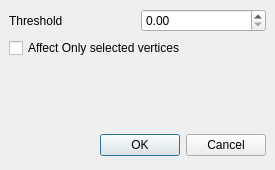
<ui version="4.0" >
 <author></author>
 <comment></comment>
 <exportmacro></exportmacro>
 <class>Dialog</class>
 <widget class="QDialog" name="Dialog" >
  <property name="geometry" >
   <rect>
    <x>0</x>
    <y>0</y>
    <width>275</width>
    <height>170</height>
   </rect>
  </property>
  <property name="windowTitle" >
   <string>Dialog</string>
  </property>
  <layout class="QVBoxLayout" >
   <property name="margin" >
    <number>9</number>
   </property>
   <property name="spacing" >
    <number>6</number>
   </property>
   <item>
    <layout class="QGridLayout" >
     <property name="margin" >
      <number>0</number>
     </property>
     <property name="spacing" >
      <number>6</number>
     </property>
     <item row="0" column="0" >
      <layout class="QHBoxLayout" >
       <property name="margin" >
        <number>0</number>
       </property>
       <property name="spacing" >
        <number>6</number>
       </property>
       <item>
        <widget class="QLabel" name="thresholdLBL" >
         <property name="text" >
          <string>Threshold</string>
         </property>
         <property name="buddy" >
          <cstring>thresholdSB</cstring>
         </property>
        </widget>
       </item>
       <item>
        <widget class="QDoubleSpinBox" name="thresholdSB" >
         <property name="singleStep" >
          <double>0.1</double>
         </property>
        </widget>
       </item>
      </layout>
     </item>
     <item row="1" column="0" >
      <widget class="QCheckBox" name="refineSelectedCB" >
       <property name="text" >
        <string>Affect Only selected vertices</string>
       </property>
      </widget>
     </item>
    </layout>
   </item>
   <item>
    <spacer>
     <property name="orientation" >
      <enum>Qt::Vertical</enum>
     </property>
     <property name="sizeHint" >
      <size>
       <width>20</width>
       <height>121</height>
      </size>
     </property>
    </spacer>
   </item>
   <item>
    <layout class="QHBoxLayout" >
     <property name="margin" >
      <number>0</number>
     </property>
     <property name="spacing" >
      <number>6</number>
     </property>
     <item>
      <spacer>
       <property name="orientation" >
        <enum>Qt::Horizontal</enum>
       </property>
       <property name="sizeHint" >
        <size>
         <width>131</width>
         <height>31</height>
        </size>
       </property>
      </spacer>
     </item>
     <item>
      <widget class="QPushButton" name="okButton" >
       <property name="text" >
        <string>OK</string>
       </property>
      </widget>
     </item>
     <item>
      <widget class="QPushButton" name="cancelButton" >
       <property name="text" >
        <string>Cancel</string>
       </property>
      </widget>
     </item>
    </layout>
   </item>
  </layout>
 </widget>
 <pixmapfunction></pixmapfunction>
 <resources/>
 <connections>
  <connection>
   <sender>okButton</sender>
   <signal>clicked()</signal>
   <receiver>Dialog</receiver>
   <slot>accept()</slot>
   <hints>
    <hint type="sourcelabel" >
     <x>278</x>
     <y>253</y>
    </hint>
    <hint type="destinationlabel" >
     <x>96</x>
     <y>254</y>
    </hint>
   </hints>
  </connection>
  <connection>
   <sender>cancelButton</sender>
   <signal>clicked()</signal>
   <receiver>Dialog</receiver>
   <slot>reject()</slot>
   <hints>
    <hint type="sourcelabel" >
     <x>369</x>
     <y>253</y>
    </hint>
    <hint type="destinationlabel" >
     <x>179</x>
     <y>282</y>
    </hint>
   </hints>
  </connection>
 </connections>
</ui>
